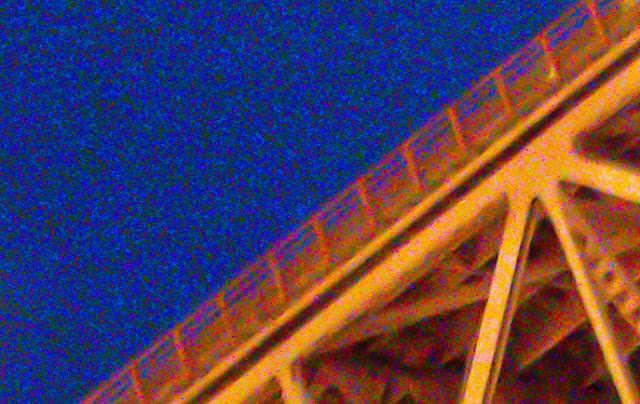
#> input picture datasets/bridge.jpg, 640 x 404 px
$ python convert_gray_img.py ../datasets/bridge.jpg out.png
#> lines starting #> are read from the running program, lines starting #| are printed output that depends on the picture
import argparse
import cv2


parser = argparse.ArgumentParser()
parser.add_argument("path_image_input", help="path to the input image")
parser.add_argument("path_image_output", help="path to the output image")


args = parser.parse_args()

img = cv2.imread(args.path_image_input)
#> img is the input picture: shape (404, 640, 3); mean B, G, R 87.4, 62.1, 81.4
cv2.imwrite(filename=args.path_image_output, img=cv2.cvtColor(img, cv2.COLOR_BGR2GRAY))
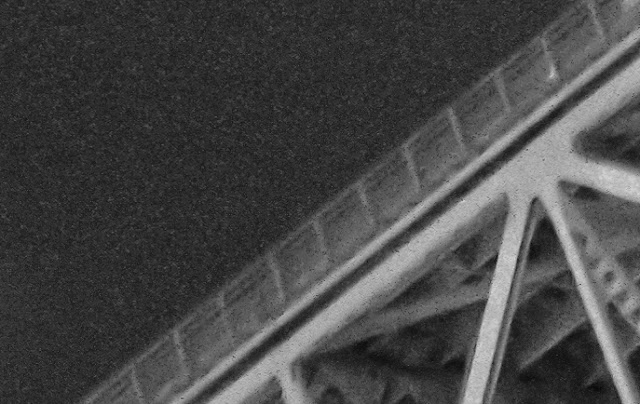
#> saved as out.png: shape (404, 640); min 8, max 215, mean 70.8

cv2.imshow("loaded image", img)
cv2.waitKey(0)
cv2.destroyAllWindows()
